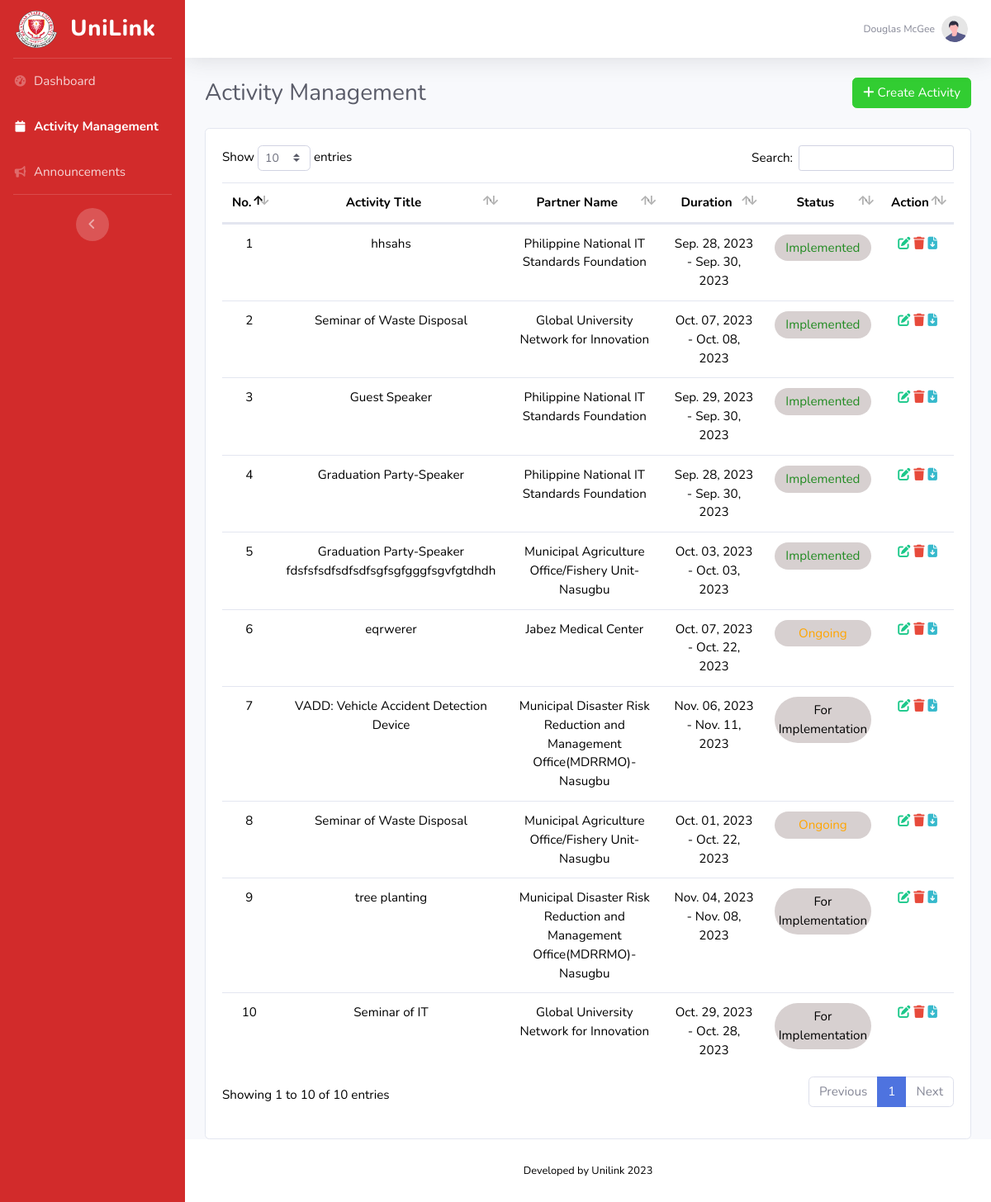
The app's page /FACULTY_ASSOCDEAN/ui-formsPreview.php, older data.
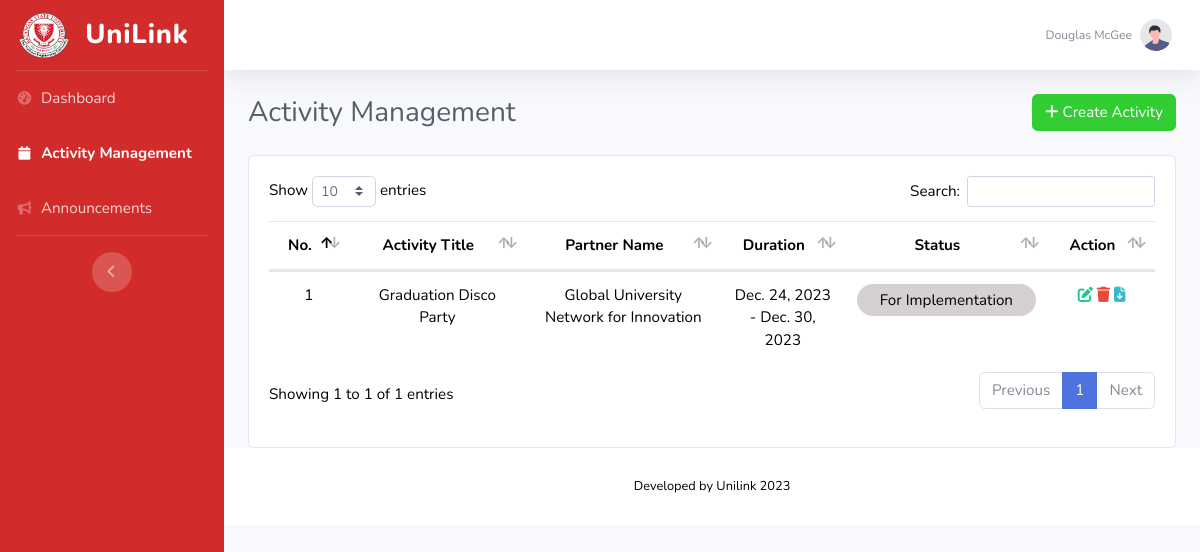
The same page, newer data.
### tables this page shows
CREATE TABLE `activityform` (
  `id` varchar(255) NOT NULL DEFAULT uuid(),
  `activity_title` varchar(255) DEFAULT NULL,
  `campus` varchar(255) DEFAULT NULL,
  `college` varchar(100) DEFAULT NULL,
  `program` varchar(100) DEFAULT NULL,
  `partner_type` varchar(100) DEFAULT NULL,
  `partner` varchar(100) DEFAULT NULL,
  `start_date` date DEFAULT NULL,
  `end_date` date DEFAULT NULL,
  `rationale` mediumtext DEFAULT NULL,
  `objective` mediumtext DEFAULT NULL,
  `budget` varchar(100) DEFAULT NULL
);

### FACULTY_ASSOCDEAN/ui-formsPreview.php (the view, shortened to what the changed rows need)
<!DOCTYPE html>
<html lang="en">
<head>
    <link href="vendor/fontawesome-free/css/all.min.css" rel="stylesheet" type="text/css">
     <link href="css/sb-admin-2.min.css" rel="stylesheet">
     <link rel="stylesheet" href="https://cdnjs.cloudflare.com/ajax/libs/twitter-bootstrap/4.5.2/css/bootstrap.css">
    <link href="https://maxcdn.bootstrapcdn.com/bootstrap/4.5.2/css/bootstrap.min.css" rel="stylesheet">
    <link href="vendor/datatables/dataTables.bootstrap4.min.css" rel="stylesheet">
    <link href="css/sb-admin-2.min.css" rel="stylesheet">
</head>
<body id="page-top">
    <div id="wrapper">
        <div id="content-wrapper" class="d-flex flex-column">
            <div id="content">
                <div class="container-fluid">
                    <div class="card">
                        <div class="card-body">
                            <div class="table">
                             <table id="activityTable" class="display" data-ordering="true" data-paging="true" data-searching="true">
                                <thead style='text-align: center;'>
                                    <tr>
                                        <th >No.</th>
                                        <th style="width: 20%">Activity Title</th>
                                        <th style="width: 22%;">Partner Name</th>
                                        <th style="width: 14%">Duration</th>
                                        <th>Status</th>
                                        <th>Action</th>
                                    </tr>
                                </thead>
                               <tbody>
                        <?php
                        $servername = "localhost";
                        $username = "root";
                        $password = "";
                        $dbname = "unilink";
                        $conn = new mysqli($servername, $username, $password, $dbname);
                        $sql = "SELECT * FROM activityform";
                        $result = $conn->query($sql);
                        if ($result->num_rows > 0) {
                            $i = 1;
                            while ($row = $result->fetch_assoc()) {
                                $status = '';
                                $start_date = strtotime($row['start_date']);
                                $end_date = strtotime($row['end_date']);
                                $today = strtotime(date('Y-m-d'));
                                if ($start_date > $today) {
                                    $status = 'For Implementation';
                                    $textColor = 'black';
                                } elseif ($start_date <= $today && $end_date > $today) {
                                    $status = 'Ongoing';
                                    $textColor = 'orange';
                                } elseif ($end_date <= $today) {
                                    $status = 'Implemented';
                                    $textColor = '#228B22';
                                }
                                echo "<tr>";
                                echo "<td style='text-align: center;'>" . $i . "</td>";
                                echo "<td style='text-align: center;'>" . $row["activity_title"] . "</td>";
                                echo "<td style='text-align: center;'>" . $row["partner"] . "</td>";
                                echo "<td style='text-align: center;'>" . date("M. d, Y", $start_date) . " - " . date("M. d, Y", $end_date) . " </td>";
                                echo '<td style="text-align: center;"><div style="background-color: #d7d0d0; color: ' . $textColor . '; padding: 5px; border-radius: 45px;">' . $status . '</div></td>';
                                echo "<td style='text-align: center;'>
                                        <a href='ui-formsEdit.php?id=" . $row["id"] . "'>
                                            <span class='fas fa-edit text-success'></span>
                                        </a>
                                        <a href='delete.php?id=" . $row["id"] . "'><span class='fas fa-trash text-danger'></span></a>
                                        <a href='pdf.php?id=". $row["id"]."' target='_blank' class='fas fa-file-download text-info'></a>
                                    </td>";
                                echo "</tr>";
                                $i++;
                            }
                        } else {
                            echo "No data found";
                        }
                        ?>
                </tbody>
                            </table>
                        </div>
                    </div>
                    </div>
                </div>
            </div>
<?php
    include 'footer.php';
?>
    </body>
</html>

Row changes from the older to the newer data that the page shows:
removed activityform: activity_title "hhsahs", partner "Philippine National IT Standards Foundation", start_date "Sep. 28, 2023", end_date "Sep. 30, 2023", status "Implemented"
removed activityform: activity_title "Seminar of Waste Disposal", partner "Global University Network for Innovation", start_date "Oct. 07, 2023", end_date "Oct. 08, 2023", status "Implemented"
removed activityform: activity_title "Guest Speaker", partner "Philippine National IT Standards Foundation", start_date "Sep. 29, 2023", end_date "Sep. 30, 2023", status "Implemented"
removed activityform: activity_title "Graduation Party-Speaker", partner "Philippine National IT Standards Foundation", start_date "Sep. 28, 2023", end_date "Sep. 30, 2023", status "Implemented"
removed activityform: activity_title "Graduation Party-Speaker fdsfsfsdfsdfsdfsgfsgfgggfsgvfgtdhdh", partner "Municipal Agriculture Office/Fishery Unit-Nasugbu", start_date "Oct. 03, 2023", end_date "Oct. 03, 2023", status "Implemented"
removed activityform: activity_title "eqrwerer", partner "Jabez Medical Center", start_date "Oct. 07, 2023", end_date "Oct. 22, 2023", status "Ongoing"
removed activityform: activity_title "VADD: Vehicle Accident Detection Device", partner "Municipal Disaster Risk Reduction and Management Office(MDRRMO)-Nasugbu", start_date "Nov. 06, 2023", end_date "Nov. 11, 2023", start_date "For Implementation"
removed activityform: activity_title "Seminar of Waste Disposal", partner "Municipal Agriculture Office/Fishery Unit-Nasugbu", start_date "Oct. 01, 2023", end_date "Oct. 22, 2023", status "Ongoing"
removed activityform: activity_title "tree planting", partner "Municipal Disaster Risk Reduction and Management Office(MDRRMO)-Nasugbu", start_date "Nov. 04, 2023", end_date "Nov. 08, 2023", start_date "For Implementation"
removed activityform: activity_title "Seminar of IT", partner "Global University Network for Innovation", start_date "Oct. 29, 2023", end_date "Oct. 28, 2023", start_date "For Implementation"
added activityform: activity_title "Graduation Disco Party", partner "Global University Network for Innovation", start_date "Dec. 24, 2023", end_date "Dec. 30, 2023", start_date "For Implementation"
Text that changed along with them:
text written by a page script: "Show entries Search: Showing 1 to 10 of 10 entries Previous 1 Next" → "Show entries Search: Showing 1 to 1 of 1 entries Previous 1 Next"
